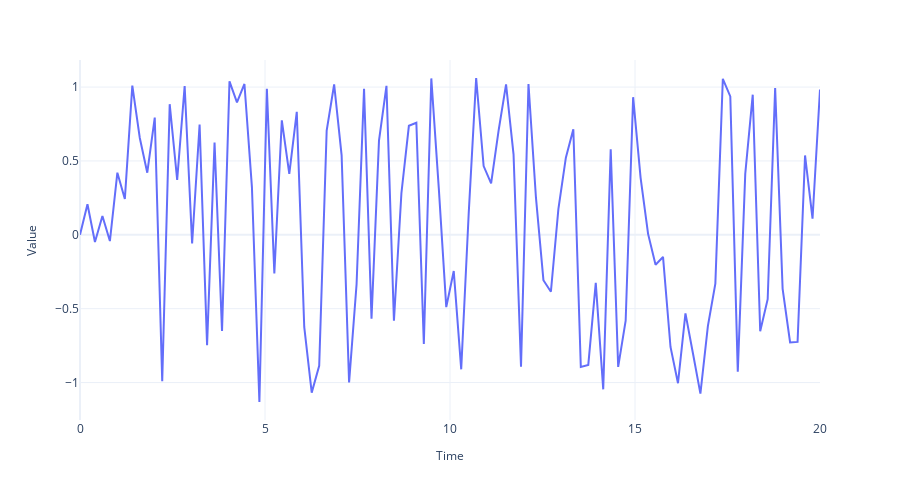

Notebook code cell kept with this figure:
### Code cell
fig = plot_time_series(regular_time_samples, 
                 samples, 
                 "")
fig.write_image("imgs/chapter_1/pseudo_process.png")
fig.show()
